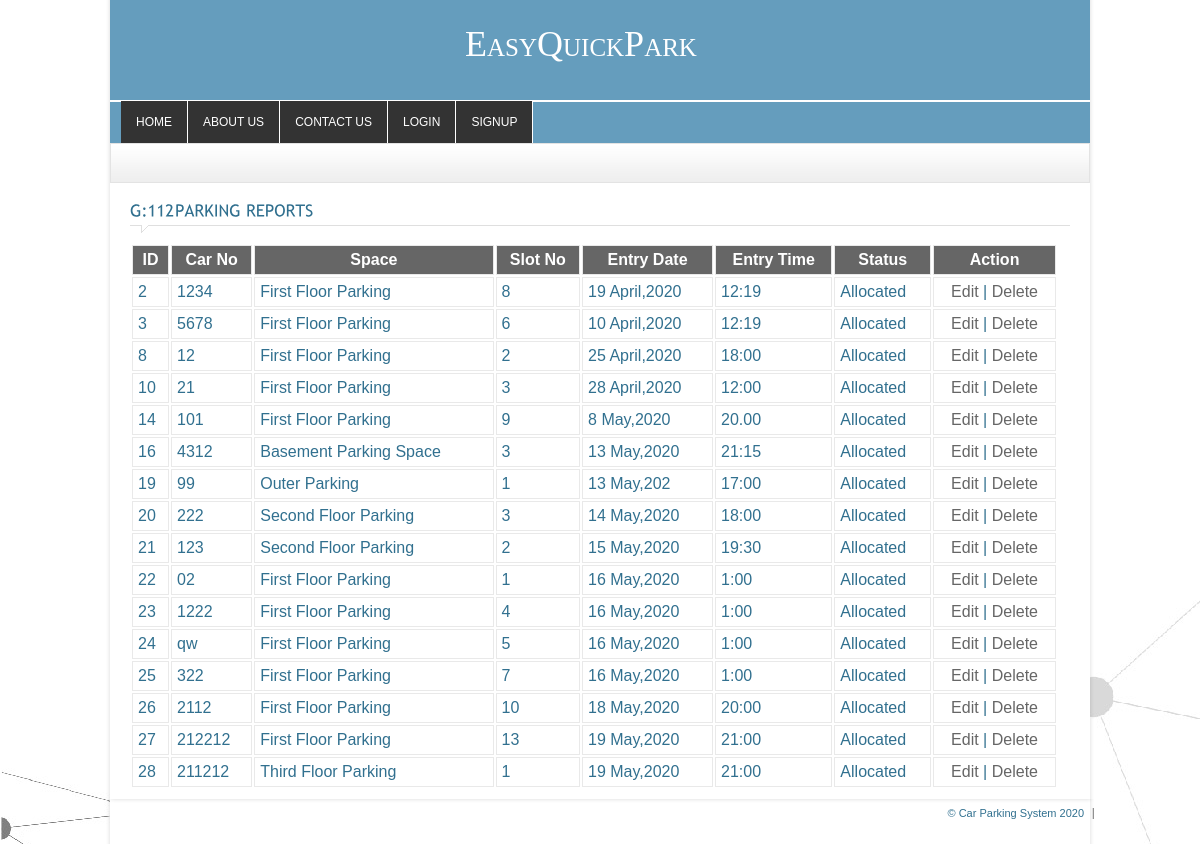
The page /parking-report.php on the database its author committed.
### tables this page shows
CREATE TABLE `parking` (
  `parking_id` int(11) NOT NULL,
  `parking_space_id` varchar(255) NOT NULL,
  `parking_slot_number` varchar(255) NOT NULL,
  `parking_car_no` varchar(255) NOT NULL,
  `parking_intime` varchar(255) NOT NULL,
  `parking_outtime` varchar(255) DEFAULT NULL,
  `parking_entry_date` varchar(255) NOT NULL,
  `parking_exit_date` varchar(255) DEFAULT NULL,
  `parking_email` text NOT NULL,
  `parking_phonenumber` int(12) NOT NULL,
  `parking_charges` varchar(255) DEFAULT NULL,
  `parking_status` varchar(255) DEFAULT '1',
  `parking_description` varchar(255) DEFAULT NULL
);

CREATE TABLE `space` (
  `space_id` int(11) NOT NULL,
  `space_title` varchar(255) NOT NULL,
  `space_total_parkings` varchar(255) NOT NULL,
  `space_description` varchar(255) NOT NULL
);

### parking-report.php (the view, shortened to what this page needs)
<?php
	include_once("includes/header.php");
	$SQL="SELECT * FROM `parking`,`space` WHERE parking_space_id = space_id";
	$rs=mysql_query($SQL) or die(mysql_error());
?>
	<div class="crumb">
    </div>
	<div id="content_sec">
		<div class="col1" style="width:100%">
		<div class="contact">
			<h4 class="heading colr">Parking Reports</h4>
			<?php
			if(mysql_num_rows($rs)) {
			?>
			<form name="frm_parking" action="lib/parking.php" method="post">
				<div class="static">
					<table style="width:100%">
					  <tbody>
					  <tr class="tablehead bold">
						<td scope="col">ID</td>
						<td scope="col">Car No</td>
						<td scope="col">Space</td>
						<td scope="col">Slot No</td>
						<td scope="col">Entry Date</td>
						<td scope="col">Entry Time</td>
						<td scope="col">Status</td>
						<td scope="col">Action</td>
					  </tr>
					<?php
					while($data = mysql_fetch_assoc($rs))
					{
						if($data[parking_status] == 1)
							$sts = "Allocated";
						else
							$sts = "Deallocated";
					?>
					  <tr>
						<td><?=$data[parking_id]?></td>
						<td><?=$data[parking_car_no]?></td>
						<td><?=$data[space_title]?></td>
						<td><?=$data[parking_slot_number]?></td>
						<td><?=$data[parking_entry_date]?></td>
						<td><?=$data[parking_intime]?></td>
						<td><?=$sts?></td>
						<td style="text-align:center">
						<a href="parking.php?parking_id=<?php echo $data[parking_id] ?>">Edit</a> |
						<a href="Javascript:delete_parking(<?=$data[parking_id]?>)">Delete</a></td>
					  </tr>
					<?php } ?>
					</tbody>
					</table>
				</div>
			</form>
			<?php } else {?>
				<div class="msg">You Parking Added Yet.</div>
			<?php } ?>
		</div>
		</div>
	</div>
<?php include_once("includes/footer.php"); ?>

### includes/header.php (shortened to what this page needs)
<!DOCTYPE html PUBLIC "-//W3C//DTD XHTML 1.0 Transitional//EN" "http://www.w3.org/TR/xhtml1/DTD/xhtml1-transitional.dtd">
<html xmlns="http://www.w3.org/1999/xhtml">
<head>
<link rel="stylesheet" type="text/css" href="./css/style.css" />
<link rel="stylesheet" type="text/css" href="./css/ddsmoothmenu.css" />
<link rel="stylesheet" type="text/css" href="./css/contentslider.css" />
<link rel="stylesheet" type="text/css" href="./css/jquery.fancybox-1.3.1.css" />
<link rel="stylesheet" type="text/css" href="./css/slider.css" />
<link rel="stylesheet" type="text/css" href="./css/jquery-ui.css">
</head>
<body>
<div id="wrapper_sec">
	<div id="masthead" style="background-color:#659DBD">
    	<div class="logo" >
        	<a href="./index.php" class="logo-custom">&nbsp; &nbsp; &nbsp; &nbsp; &nbsp; &nbsp; &nbsp; &nbsp; &nbsp; &nbsp; &nbsp; &nbsp; &nbsp; &nbsp; &nbsp; &nbsp; &nbsp; &nbsp; &nbsp; EasyQuickPark</a>
        </div>
        <div class="slogan"></div>
            <div class="navigation">
            	<div id="smoothmenu1" class="ddsmoothmenu">
                    <ul>
                    <li><a href="./index.php">Home</a>
                   </li>
                    <li><a href="./about.php">About Us</a></li>
					<?php if($_SESSION['user_details']['user_level_id'] == 1) {?>
						<li><a href="#">Adminstration</a>
							<ul>
								<li><a href="space.php">Add Parking Space</a></li>
								<li><a href="space-report.php">Parking Space Report</a></li>
								<li><a href="parking-report.php">Parking Report</a></li>
								<li><a href="list-space.php">Assign Paking</a></li>
								<li><a href="user.php">Add System User</a></li>
								<li><a href="user-report.php">System User Report</a></li>
								<li><a href="search-parking.php">Search Car</a></li>
							</ul>
						</li>
					<?php } if($_SESSION['login'] == 1) {?>
					<li><a href="list-space.php">Book Space</a></li>
					<li><a href="./user.php?user_id=<?php echo $_SESSION['user_details']['user_id']; ?>">My Account</a></li>
					<li><a href="change-password.php">Change Password</a></li>
					<li><a href="./lib/login.php?act=logout">Logout</a></li>
					<?php } else { ?>
					<li><a href="./contact.php">Contact Us</a></li>
					<li><a href="./login.php">Login</a></li>
					<li><a href="./signUp.php">SignUp</a></li>
					<?php }?>
                    </ul>
                    <br style="clear: left" />
                    </div>
            </div>
    </div>

### includes/footer.php (shortened to what this page needs)
<div id="footer">
    <ul class="right">
    	<li>© Car Parking System 2020</li>
    </ul>
</div>
</body>
</html>

### css/style.css (style rules this page uses)
* { padding:0px; margin:0px; }
body { background-color:#31708f; font-family:Arial, Helvetica, sans-serif; font-size:11px; color:#31708f; float:left; width:100%; }
a { text-decoration:none; outline:none; color:#666666; }
.bold { font-weight:bold; }
.colr { color:#31708f !important; }
h4 { font-size:16px; font-weight:normal; }
.right { float:right !important; }
.heading { padding:10px 0px 14px 0px !important; width:100% !important; margin-bottom:10px !important; text-transform:uppercase; background-image:url(../images/heading.gif); background-repeat:no-repeat; background-position:left bottom; }
#wrapper_sec { width:1000px; margin:0px auto 0px auto; background-image:url(../images/wrapper_bg.png); background-repeat:repeat-y; background-position:center; }
#masthead { width:980px; background-color:#0c112e; background-repeat:no-repeat; height:153px; margin-bottom:-10px; margin-left:10px; }
.logo { float:left; padding:20px 0px 0px 43px; margin-left:-30px; margin-top:18px; }
.slogan { float:right; padding:27px 43px 0px 0px; color:#b0b0b0; height:73px; }
#content_sec { width:940px; padding:10px 20px; margin-left:10px; background-color:#FFF; float:left; }
.col1 { width:675px; float:left; }
.crumb { width:958px; height:30px; padding:8px 10px 0px 10px; background-image:url(../images/crumb.gif); background-repeat:repeat-x; margin-left:10px; border:#e3e3e3 solid 1px; }
.static { float:left; width:928px; }
.static table { float:left; width:453px; }
.static tr.tablehead { background-color:#666666; color:#FFF; padding:10px; text-align:center; }
.static tr td { padding:5px; border:#e9e9e9 solid 1px; }
#footer { width:988px; margin:0px auto; background-image:url(../images/footer.png); background-position:top center; background-repeat:no-repeat; padding-bottom:20px; }
#footer ul { list-style:none; padding:8px 0px 5px 0px; }
#footer ul li { float:left; background-image:url(../images/footer_sep.gif); background-repeat:no-repeat; background-position:right; padding:0px 10px; }
.logo-custom { font-size: 36px; font-style: normal; font-variant: small-caps; line-height: 12px; margin: 0 0 8px; padding: 0; color:#ffffff; font-family:Georgia; }

### css/ddsmoothmenu.css (style rules this page uses)
.navigation { margin:0px 0px 0px 0px; border:1px solid #ffffff; }
.ddsmoothmenu { font-size:12px; float:left; margin-left:10px; }
.ddsmoothmenu ul { z-index:100; margin: 0; padding: 0; list-style-type: none; }
.ddsmoothmenu ul li { position: relative; display: inline; float: left; }
.ddsmoothmenu ul li a { display: block; color: white; padding: 14px 15px; border-right: 1px solid #ffffff; color: #31708f; text-decoration: none; text-transform:uppercase; }
.ddsmoothmenu ul li a:link, .ddsmoothmenu ul li a:visited { color: white; }

### css/slider.css (style rules this page uses)
* { margin: 0; padding: 0; }

### includes/header.php (style rules this page uses)
.ddsmoothmenu { background-color: #333; }

### rows shown on the page
parking: parking_id "2", parking_car_no "1234", space.space_title "First Floor Parking", parking_slot_number "8", parking_entry_date "19 April,2020", parking_intime "12:19", parking_status "Allocated"
parking: parking_id "3", parking_car_no "5678", space.space_title "First Floor Parking", parking_slot_number "6", parking_entry_date "10 April,2020", parking_intime "12:19", parking_status "Allocated"
parking: parking_id "8", parking_car_no "12", space.space_title "First Floor Parking", parking_slot_number "2", parking_entry_date "25 April,2020", parking_intime "18:00", parking_status "Allocated"
parking: parking_id "10", parking_car_no "21", space.space_title "First Floor Parking", parking_slot_number "3", parking_entry_date "28 April,2020", parking_intime "12:00", parking_status "Allocated"
parking: parking_id "14", parking_car_no "101", space.space_title "First Floor Parking", parking_slot_number "9", parking_entry_date "8 May,2020", parking_intime "20.00", parking_status "Allocated"
parking: parking_id "16", parking_car_no "4312", space.space_title "Basement Parking Space", parking_slot_number "3", parking_entry_date "13 May,2020", parking_intime "21:15", parking_status "Allocated"
parking: parking_id "19", parking_car_no "99", space.space_title "Outer Parking", parking_slot_number "1", parking_entry_date "13 May,202", parking_intime "17:00", parking_status "Allocated"
parking: parking_id "20", parking_car_no "222", space.space_title "Second Floor Parking", parking_slot_number "3", parking_entry_date "14 May,2020", parking_intime "18:00", parking_status "Allocated"
parking: parking_id "21", parking_car_no "123", space.space_title "Second Floor Parking", parking_slot_number "2", parking_entry_date "15 May,2020", parking_intime "19:30", parking_status "Allocated"
parking: parking_id "22", parking_car_no "02", space.space_title "First Floor Parking", parking_slot_number "1", parking_entry_date "16 May,2020", parking_intime "1:00", parking_status "Allocated"
parking: parking_id "23", parking_car_no "1222", space.space_title "First Floor Parking", parking_slot_number "4", parking_entry_date "16 May,2020", parking_intime "1:00", parking_status "Allocated"
parking: parking_id "24", parking_car_no "qw", space.space_title "First Floor Parking", parking_slot_number "5", parking_entry_date "16 May,2020", parking_intime "1:00", parking_status "Allocated"
parking: parking_id "25", parking_car_no "322", space.space_title "First Floor Parking", parking_slot_number "7", parking_entry_date "16 May,2020", parking_intime "1:00", parking_status "Allocated"
parking: parking_id "26", parking_car_no "2112", space.space_title "First Floor Parking", parking_slot_number "10", parking_entry_date "18 May,2020", parking_intime "20:00", parking_status "Allocated"
parking: parking_id "27", parking_car_no "212212", space.space_title "First Floor Parking", parking_slot_number "13", parking_entry_date "19 May,2020", parking_intime "21:00", parking_status "Allocated"
parking: parking_id "28", parking_car_no "211212", space.space_title "Third Floor Parking", parking_slot_number "1", parking_entry_date "19 May,2020", parking_intime "21:00", parking_status "Allocated"
